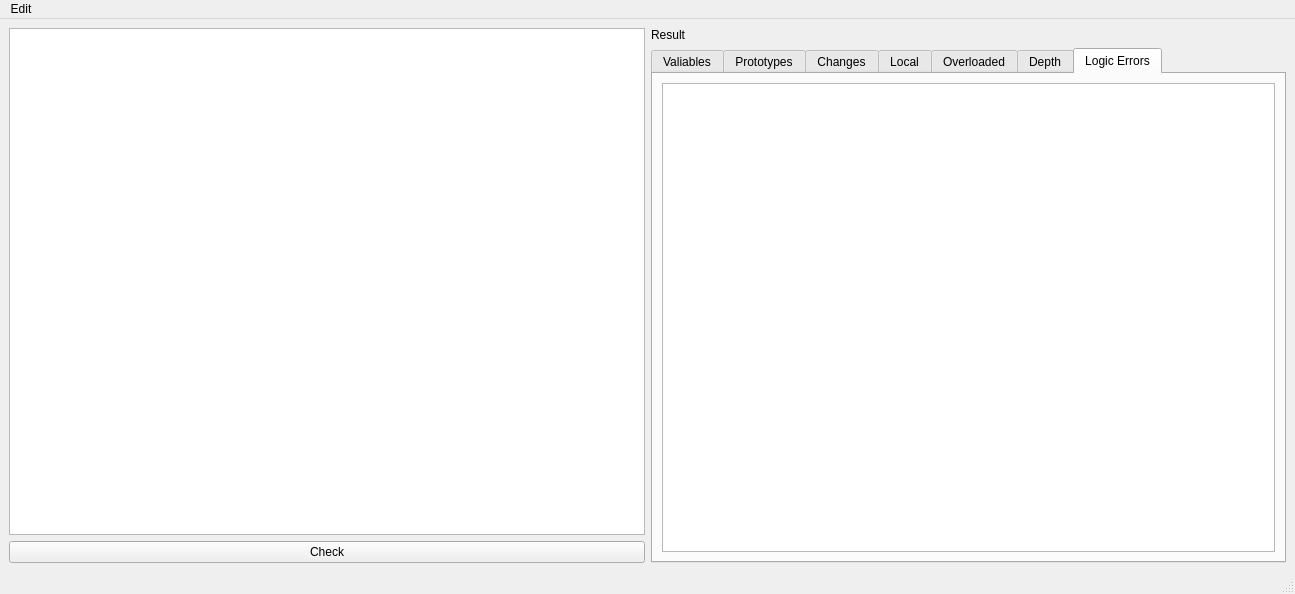
<?xml version="1.0" encoding="UTF-8"?>
<ui version="4.0">
 <class>MainWindow</class>
 <widget class="QMainWindow" name="MainWindow">
  <property name="geometry">
   <rect>
    <x>0</x>
    <y>0</y>
    <width>1295</width>
    <height>594</height>
   </rect>
  </property>
  <property name="windowTitle">
   <string>MainWindow</string>
  </property>
  <widget class="QWidget" name="centralwidget">
   <layout class="QGridLayout" name="gridLayout">
    <item row="0" column="0">
     <layout class="QVBoxLayout" name="verticalLayout_2">
      <item>
       <widget class="QTextEdit" name="textOfCode"/>
      </item>
      <item>
       <widget class="QPushButton" name="pushButtonCheck">
        <property name="text">
         <string>Check</string>
        </property>
       </widget>
      </item>
     </layout>
    </item>
    <item row="0" column="1">
     <layout class="QVBoxLayout" name="verticalLayout">
      <item>
       <widget class="QLabel" name="label">
        <property name="text">
         <string>Result</string>
        </property>
       </widget>
      </item>
      <item>
       <widget class="QTabWidget" name="tabWidget">
        <property name="currentIndex">
         <number>6</number>
        </property>
        <widget class="QWidget" name="tab">
         <attribute name="title">
          <string>Valiables</string>
         </attribute>
         <layout class="QGridLayout" name="gridLayout_2">
          <item row="0" column="0">
           <widget class="QTextEdit" name="Result">
            <property name="readOnly">
             <bool>true</bool>
            </property>
           </widget>
          </item>
         </layout>
        </widget>
        <widget class="QWidget" name="tab_2">
         <attribute name="title">
          <string>Prototypes</string>
         </attribute>
         <layout class="QGridLayout" name="gridLayout_3">
          <item row="0" column="0">
           <widget class="QTextEdit" name="Result_2">
            <property name="readOnly">
             <bool>true</bool>
            </property>
           </widget>
          </item>
         </layout>
        </widget>
        <widget class="QWidget" name="tab_3">
         <attribute name="title">
          <string>Changes</string>
         </attribute>
         <layout class="QGridLayout" name="gridLayout_4">
          <item row="0" column="0">
           <widget class="QTextEdit" name="Result_3">
            <property name="readOnly">
             <bool>true</bool>
            </property>
           </widget>
          </item>
         </layout>
        </widget>
        <widget class="QWidget" name="tab_4">
         <attribute name="title">
          <string>Local</string>
         </attribute>
         <layout class="QGridLayout" name="gridLayout_5">
          <item row="0" column="0">
           <widget class="QTextEdit" name="Result_4">
            <property name="readOnly">
             <bool>true</bool>
            </property>
           </widget>
          </item>
         </layout>
        </widget>
        <widget class="QWidget" name="tab_5">
         <attribute name="title">
          <string>Overloaded</string>
         </attribute>
         <layout class="QGridLayout" name="gridLayout_6">
          <item row="0" column="0">
           <widget class="QTextEdit" name="Result_5">
            <property name="readOnly">
             <bool>true</bool>
            </property>
           </widget>
          </item>
         </layout>
        </widget>
        <widget class="QWidget" name="tab_6">
         <attribute name="title">
          <string>Depth</string>
         </attribute>
         <layout class="QGridLayout" name="gridLayout_7">
          <item row="0" column="0">
           <widget class="QTextEdit" name="Result_6">
            <property name="readOnly">
             <bool>true</bool>
            </property>
           </widget>
          </item>
         </layout>
        </widget>
        <widget class="QWidget" name="tab_7">
         <attribute name="title">
          <string>Logic Errors</string>
         </attribute>
         <layout class="QGridLayout" name="gridLayout_8">
          <item row="0" column="0">
           <widget class="QTextEdit" name="Result_7">
            <property name="readOnly">
             <bool>true</bool>
            </property>
           </widget>
          </item>
         </layout>
        </widget>
       </widget>
      </item>
     </layout>
    </item>
   </layout>
  </widget>
  <widget class="QMenuBar" name="menubar">
   <property name="geometry">
    <rect>
     <x>0</x>
     <y>0</y>
     <width>1295</width>
     <height>26</height>
    </rect>
   </property>
   <widget class="QMenu" name="menuEdit">
    <property name="title">
     <string>Edit</string>
    </property>
    <addaction name="actionOpen_file"/>
   </widget>
   <addaction name="menuEdit"/>
  </widget>
  <widget class="QStatusBar" name="statusbar"/>
  <action name="actionOpen_file">
   <property name="text">
    <string>Open file</string>
   </property>
  </action>
 </widget>
 <resources/>
 <connections>
  <connection>
   <sender>actionOpen_file</sender>
   <signal>triggered()</signal>
   <receiver>MainWindow</receiver>
   <slot>onOpenFile_clicked()</slot>
   <hints>
    <hint type="sourcelabel">
     <x>-1</x>
     <y>-1</y>
    </hint>
    <hint type="destinationlabel">
     <x>647</x>
     <y>296</y>
    </hint>
   </hints>
  </connection>
 </connections>
 <slots>
  <slot>onOpenFile_clicked()</slot>
 </slots>
</ui>
